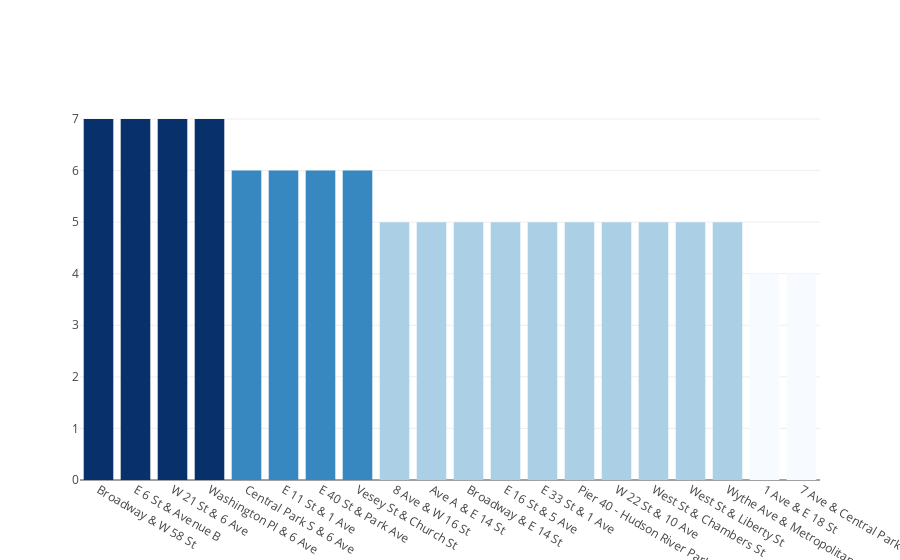

Notebook cell for this chart:
### Code cell
fig = go.Figure(go.Bar(x = top20['start_station_name'], y = top20['value'], marker={'color': top20['value'],'colorscale': 'Blues'}))
fig.show()

### Figure 1 — Plotly figure (JSON) as saved in the notebook; plotly's stock layout.template omitted (floating-point values rounded to 4 significant figures)
{"data": [{"marker": {"color": [7, 7, 7, 7, 6, 6, 6, 6, 5, 5, 5, 5, 5, 5, 5, 5, 5, 5, 4, 4], "colorscale": [[0, "rgb(247,251,255)"], [0.125, "rgb(222,235,247)"], [0.25, "rgb(198,219,239)"], [0.375, "rgb(158,202,225)"], [0.5, "rgb(107,174,214)"], [0.625, "rgb(66,146,198)"], [0.75, "rgb(33,113,181)"], [0.875, "rgb(8,81,156)"], [1, "rgb(8,48,107)"]]}, "type": "bar", "x": ["Broadway & W 58 St", "E 6 St & Avenue B", "W 21 St & 6 Ave", "Washington Pl & 6 Ave", "Central Park S & 6 Ave", "E 11 St & 1 Ave", "E 40 St & Park Ave", "Vesey St & Church St", "8 Ave & W 16 St", "Ave A & E 14 St", "Broadway & E 14 St", "E 16 St & 5 Ave", "E 33 St & 1 Ave", "Pier 40 - Hudson River Park", "W 22 St & 10 Ave", "West St & Chambers St", "West St & Liberty St", "Wythe Ave & Metropolitan Ave", "1 Ave & E 18 St", "7 Ave & Central Park South"], "y": [7, 7, 7, 7, 6, 6, 6, 6, 5, 5, 5, 5, 5, 5, 5, 5, 5, 5, 4, 4]}], "layout": {}}
